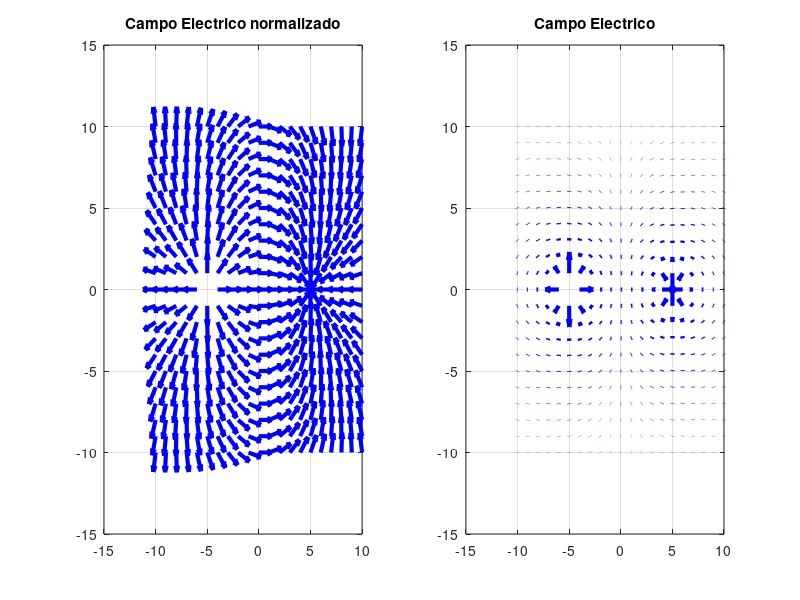

Write the MATLAB code that produced this figure.
%% Plot in 2D, tested in Octave 
% Initial grid in 2D
a = -10;
b = 10;
dxy = 1;
[x, y] = meshgrid([a:dxy:b]);

% Initial values for fields and universal constants
Ex = zeros(size(meshgrid([a:dxy:b])));
Ey = zeros(size(meshgrid([a:dxy:b])));
Ke = 9e9;

% Charge distribution and N is the number of charges
% [q, x, y], q value and x, y position
Q = [1e-9, -5, 0; -1e-9, 5, 0];
N = size(Q, 1);

% Superpostion principle
for i = 1:N
  Ex = Ex + Q(i, 1)*Ke*((x - Q(i, 2))./((x - Q(i, 2)).^2 + (y - Q(i, 3)).^2).^(3/2));
  Ey = Ey + Q(i, 1)*Ke*((y - Q(i, 3))./((x - Q(i, 2)).^2 + (y - Q(i, 3)).^2).^(3/2));
end

% Calculate the length of vector
L = sqrt(Ex.^2 + Ey.^2);

% Plot Field representation
F1 = figure(1)
subplot(1,2,1)
F = quiver(x, y, Ex./L, Ey./L, 'color','blue','LineWidth',3.0)
title('Campo Electrico normalizado')
grid on
subplot(1,2,2)
F = quiver(x, y, Ex, Ey, 'color','blue','LineWidth',3.0)
title('Campo Electrico')
grid on
